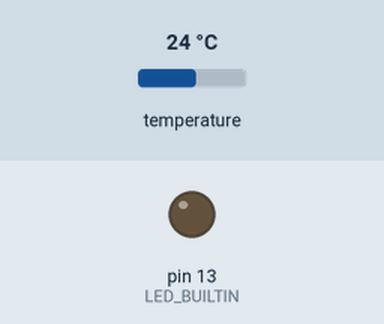
A program run on a simulated Arduino Nano, built with avr-gcc and run on an emulated ATmega328P. On the bench: output pins drawn as LEDs (lit = HIGH). Dashed ring = blinking. The test bench sets the inputs (shaded band); at power-on: temperature 24 °C. EEPROM starts erased; what the program prints to the serial monitor is not drawn.

Above: at 0.1 s.
At 1.9 s:
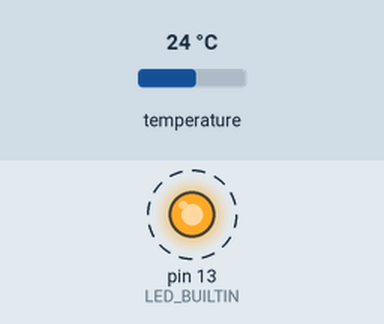
2.0 s: temperature set to 12 °C
4.7 s: temperature set to 19 °C
Timing chart, 0 to 13.7 s (numbered marks = the images above; inputs shaded):
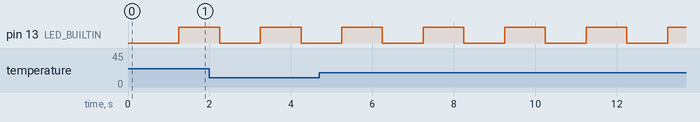

Measured:
- by itself, pin 13 (LED_BUILTIN): alternates HIGH for 1.0 s and LOW for 1.0 s

The program:

main.cpp
```cpp
#include <Arduino.h>
#include <EEPROM.h>
#include <OneWire.h>
#include <DallasTemperature.h>
#include "protocol.h"
#include "crypto_sha256.h"

// --- Hardware Pin Definitions ---
#define ONE_WIRE_BUS        2   // DS18B20 data line connected to Nano D2
#define EEPROM_COUNTER_ADDR 0   // 4 bytes for uint32_t counter

// --- Configuration ---
// 1 = Normal authenticated operation with real DS18B20 sensor
// 0 = Synthetic payload generator (use 0 for standalone testing before wiring sensor!)
#define MODE_REAL_SENSOR        1
#define ENABLE_BOOT_BENCHMARK   0   // Set 1 to print ASCII benchmark (disable when connected to Nucleo link)

// --- Setup OneWire and DallasTemperature ---
OneWire oneWire(ONE_WIRE_BUS);
DallasTemperature sensors(&oneWire);

// --- Runtime State ---
static uint32_t current_counter = 0;
static uint32_t packet_index = 0;
static unsigned long last_tx_time = 0;

// Benchmark function: measures average HMAC-SHA256 time over 100 runs
void run_hmac_benchmark() {
    uint8_t sample_payload[PROTOCOL_PAYLOAD_SIZE] = {0x01, 0x00, 0x00, 0x00, 0x01, 0x09, 0xC4};
    uint8_t digest[SHA256_DIGEST_SIZE];

    // Warm-up run
    hmac_sha256(PRE_SHARED_KEY, sizeof(PRE_SHARED_KEY), sample_payload, sizeof(sample_payload), digest);

    unsigned long t_start = micros();
    const int RUNS = 5;
    for (int i = 0; i < RUNS; ++i) {
        hmac_sha256(PRE_SHARED_KEY, sizeof(PRE_SHARED_KEY), sample_payload, sizeof(sample_payload), digest);
    }
    unsigned long t_total = micros() - t_start;
    float avg_us = (float)t_total / RUNS;

#if ENABLE_BOOT_BENCHMARK
    Serial.print(F("# BENCHMARK: Nano ATmega328P HMAC-SHA256 avg time: "));
    Serial.print(avg_us, 2);
    Serial.println(F(" us"));
#else
    (void)avg_us;
#endif
}

void setup() {
    // Initialize Hardware Serial at 115200 baud
    Serial.begin(115200);

    // Initialize EEPROM counter with anti-replay protection
    uint32_t stored_val = 0;
    EEPROM.get(EEPROM_COUNTER_ADDR, stored_val);

    // Check if EEPROM is fresh/erased (0xFFFFFFFF)
    if (stored_val == 0xFFFFFFFF || stored_val == 0) {
        current_counter = 100;
    } else {
        // Jump ahead by 100 so a reboot is never mistaken for a replay attack
        current_counter = stored_val + 100;
    }
    EEPROM.put(EEPROM_COUNTER_ADDR, current_counter);

    // Initialize on-board LED for visual TX heartbeat
    pinMode(LED_BUILTIN, OUTPUT);
    digitalWrite(LED_BUILTIN, LOW);

#if MODE_REAL_SENSOR
    // Initialize DS18B20 temperature sensor with external pull-up
    sensors.begin();
    int count = sensors.getDeviceCount();
    Serial.print(F("# ONEWIRE_DEVICES_FOUND: "));
    Serial.println(count);
    sensors.setResolution(10); // 10-bit resolution = ~187.5ms conversion time
    sensors.setWaitForConversion(true);
#endif

    // Run crypto benchmark on startup
    run_hmac_benchmark();

    // Allow brief settle time
    delay(500);
}

void loop() {
    unsigned long now = millis();

    // Transmit 1 packet per second (1 Hz)
    if (now - last_tx_time >= 1000) {
        last_tx_time = now;

        int16_t temp_raw = 0;

#if MODE_REAL_SENSOR
        // Request temperature conversion from DS18B20
        sensors.requestTemperatures();
        float temp_c = sensors.getTempCByIndex(0);

        // Check for sensor disconnect (-127.0 C or DEVICE_DISCONNECTED_C) or hardware fault
        if (temp_c == DEVICE_DISCONNECTED_C || temp_c < -55.0f || temp_c > 125.0f) {
            // Debug: print what the sensor returned so user can diagnose wiring
            Serial.print(F("# SENSOR_ERR: "));
            Serial.print(temp_c, 2);
            Serial.println(F(" C — check DQ wire on D2 and 4.7k pull-up"));
            digitalWrite(LED_BUILTIN, !digitalRead(LED_BUILTIN)); // still blink so user sees life
            return;
        }

        // DS18B20 power-on reset state check (+85.00 C scratchpad default)
        // If 85.0 C occurs as the very first read, wait for valid reading
        if (temp_c == 85.0f && packet_index == 0) {
            Serial.println(F("# SENSOR_BOOT: 85.0C power-on artifact, waiting..."));
            return;
        }

        temp_raw = (int16_t)roundf(temp_c * 100.0f);
#else
        // Synthetic mode: gentle oscillation around 24.0 C
        static float synthetic_c = 24.0f;
        temp_raw = (int16_t)(synthetic_c * 100.0f);
#endif

        // Increment monotonically increasing counter
        current_counter++;
        packet_index++;

        // Persist to EEPROM every 100 packets to preserve EEPROM write endurance
        if (packet_index % 100 == 0) {
            EEPROM.put(EEPROM_COUNTER_ADDR, current_counter);
        }

        // Build 7-byte authenticated payload: [NodeID 1B][Counter 4B][Temp 2B]
        uint8_t payload[PROTOCOL_PAYLOAD_SIZE];
        protocol_serialize_payload(PROTOCOL_DEFAULT_NODE_ID, current_counter, temp_raw, payload);

        // Compute HMAC-SHA256 over the 7-byte payload
        uint8_t full_digest[SHA256_DIGEST_SIZE];
        hmac_sha256(PRE_SHARED_KEY, sizeof(PRE_SHARED_KEY), payload, PROTOCOL_PAYLOAD_SIZE, full_digest);

        // Assemble full 16-byte wire packet
        Packet16 packet;
        packet.preamble = PROTOCOL_PREAMBLE;
        packet.node_id = PROTOCOL_DEFAULT_NODE_ID;
        packet.counter[0] = payload[1];
        packet.counter[1] = payload[2];
        packet.counter[2] = payload[3];
        packet.counter[3] = payload[4];
        packet.temp_raw[0] = payload[5];
        packet.temp_raw[1] = payload[6];

        // Truncate HMAC to first 8 bytes (64-bit tag)
        for (int i = 0; i < PROTOCOL_HMAC_SIZE; ++i) {
            packet.hmac[i] = full_digest[i];
        }

        // Transmit the 16 bytes over UART (D1 TX -> Voltage Divider -> Nucleo PA10 RX)
        Serial.write((const uint8_t *)&packet, sizeof(packet));
        Serial.flush();

        // Toggle on-board LED to indicate transmission heartbeat
        digitalWrite(LED_BUILTIN, !digitalRead(LED_BUILTIN));
    }
}
```

crypto_sha256.h
```cpp
#ifndef CRYPTO_SHA256_H
#define CRYPTO_SHA256_H

#include <stdint.h>
#include <stddef.h>

#ifdef __cplusplus
extern "C" {
#endif

#define SHA256_BLOCK_SIZE 64
#define SHA256_DIGEST_SIZE 32

typedef struct {
    uint8_t data[64];
    uint32_t datalen;
    uint64_t bitlen;
    uint32_t state[8];
} SHA256_CTX;

// Standard SHA-256 functions
void sha256_init(SHA256_CTX *ctx);
void sha256_update(SHA256_CTX *ctx, const uint8_t data[], size_t len);
void sha256_final(SHA256_CTX *ctx, uint8_t hash[]);

// One-shot HMAC-SHA256 function
// key: pointer to pre-shared key
// key_len: length of key in bytes
// msg: pointer to input message buffer
// msg_len: length of message in bytes
// out_tag: output buffer for HMAC (at least 32 bytes for full, or truncated as needed)
void hmac_sha256(const uint8_t *key, size_t key_len,
                 const uint8_t *msg, size_t msg_len,
                 uint8_t out_digest[SHA256_DIGEST_SIZE]);

// Constant-time comparison for HMAC tags (mitigates timing side-channel attacks)
// Returns 1 if identical, 0 if different.
uint8_t hmac_constant_time_equal(const uint8_t *a, const uint8_t *b, size_t len);

#ifdef __cplusplus
}
#endif

#endif // CRYPTO_SHA256_H
```

protocol.h
```cpp
#ifndef PROTOCOL_H
#define PROTOCOL_H

#include <stdint.h>
#include <stddef.h>

// --- Protocol Constants ---
#define PROTOCOL_PREAMBLE           0xAA
#define PROTOCOL_PACKET_SIZE        16
#define PROTOCOL_PAYLOAD_SIZE       7    // NodeID (1) + Counter (4) + Temp (2)
#define PROTOCOL_HMAC_SIZE          8    // Truncated 64-bit authentication tag
#define PROTOCOL_DEFAULT_NODE_ID    0x01

// Pre-Shared Secret Key (16 bytes = 128-bit key)
// Must be identical on Nano, Nucleo, and PC tools
static const uint8_t PRE_SHARED_KEY[16] = {
    0x2b, 0x7e, 0x15, 0x16, 0x28, 0xae, 0xd2, 0xa6,
    0xab, 0xf7, 0x15, 0x88, 0x09, 0xcf, 0x4f, 0x3c
};

// Physical plausibility boundaries
#define PLAUSIBILITY_TEMP_MIN_RAW   -1000   // -10.00 C
#define PLAUSIBILITY_TEMP_MAX_RAW    8500   // +85.00 C
#define PLAUSIBILITY_MAX_DELTA_C_S          5.0f   // Max 5.0 C change per second
#define PLAUSIBILITY_MAX_DELTA_RAW_PER_SEC  500    // Max 5.00 C/s in raw centi-degrees (integer arithmetic)

// Rate limiting parameters (on Nucleo verifier)
#define RATE_LIMIT_MAX_PKT_PER_SEC   5      // Max 5 packets per 1000 ms window

// Inter-byte framing timeout (discard partial frames if silence exceeds this)
#define INTER_BYTE_TIMEOUT_MS        20

// Wire Packet Structure (16 bytes packed)
#pragma pack(push, 1)
typedef struct {
    uint8_t preamble;       // 0xAA
    uint8_t node_id;        // Node ID (0x01)
    uint8_t counter[4];     // 32-bit counter, Big-Endian
    uint8_t temp_raw[2];    // 16-bit signed temp (C * 100), Big-Endian
    uint8_t hmac[8];        // Truncated HMAC-SHA256
} Packet16;
#pragma pack(pop)

// Helper: Serialize payload fields into 7-byte buffer for HMAC computation
inline void protocol_serialize_payload(uint8_t node_id, uint32_t counter, int16_t temp_raw, uint8_t out_payload[PROTOCOL_PAYLOAD_SIZE]) {
    out_payload[0] = node_id;
    // Counter in Big-Endian (Network Byte Order)
    out_payload[1] = (uint8_t)((counter >> 24) & 0xFF);
    out_payload[2] = (uint8_t)((counter >> 16) & 0xFF);
    out_payload[3] = (uint8_t)((counter >> 8) & 0xFF);
    out_payload[4] = (uint8_t)(counter & 0xFF);
    // Temp in Big-Endian
    uint16_t utemp = (uint16_t)temp_raw;
    out_payload[5] = (uint8_t)((utemp >> 8) & 0xFF);
    out_payload[6] = (uint8_t)(utemp & 0xFF);
}

// Helper: Deserialize counter from byte array
inline uint32_t protocol_parse_counter(const uint8_t bytes[4]) {
    return ((uint32_t)bytes[0] << 24) |
           ((uint32_t)bytes[1] << 16) |
           ((uint32_t)bytes[2] << 8)  |
           ((uint32_t)bytes[3]);
}

// Helper: Deserialize temperature from byte array
inline int16_t protocol_parse_temp(const uint8_t bytes[2]) {
    uint16_t utemp = ((uint16_t)bytes[0] << 8) | ((uint16_t)bytes[1]);
    return (int16_t)utemp;
}

#endif // PROTOCOL_H
```

crypto_sha256.cpp
```cpp
#include "crypto_sha256.h"
#include <string.h>

#if defined(__AVR__)
#include <avr/pgmspace.h>
#define SHA256_PROGMEM PROGMEM
#define READ_K(i) pgm_read_dword(&K[i])
#else
#define SHA256_PROGMEM
#define READ_K(i) (K[i])
#endif

// SHA-256 round constants (stored in Flash PROGMEM on AVR to save 256 bytes of precious SRAM)
static const uint32_t K[64] SHA256_PROGMEM = {
    0x428a2f98, 0x71374491, 0xb5c0fbcf, 0xe9b5dba5, 0x3956c25b, 0x59f111f1, 0x923f82a4, 0xab1c5ed5,
    0xd807aa98, 0x12835b01, 0x243185be, 0x550c7dc3, 0x72be5d74, 0x80deb1fe, 0x9bdc06a7, 0xc19bf174,
    0xe49b69c1, 0xefbe4786, 0x0fc19dc6, 0x240ca1cc, 0x2de92c6f, 0x4a7484aa, 0x5cb0a9dc, 0x76f988da,
    0x983e5152, 0xa831c66d, 0xb00327c8, 0xbf597fc7, 0xc6e00bf3, 0xd5a79147, 0x06ca6351, 0x14292967,
    0x27b70a85, 0x2e1b2138, 0x4d2c6dfc, 0x53380d13, 0x650a7354, 0x766a0abb, 0x81c2c92e, 0x92722c85,
    0xa2bfe8a1, 0xa81a664b, 0xc24b8b70, 0xc76c51a3, 0xd192e819, 0xd6990624, 0xf40e3585, 0x106aa070,
    0x19a4c116, 0x1e376c08, 0x2748774c, 0x34b0bcb5, 0x391c0cb3, 0x4ed8aa4a, 0x5b9cca4f, 0x682e6ff3,
    0x748f82ee, 0x78a5636f, 0x84c87814, 0x8cc70208, 0x90befffa, 0xa4506ceb, 0xbef9a3f7, 0xc67178f2
};

#define ROTRIGHT(a,b) (((a) >> (b)) | ((a) << (32-(b))))
#define CH(x,y,z) (((x) & (y)) ^ (~(x) & (z)))
#define MAJ(x,y,z) (((x) & (y)) ^ ((x) & (z)) ^ ((y) & (z)))
#define EP0(x) (ROTRIGHT(x,2) ^ ROTRIGHT(x,13) ^ ROTRIGHT(x,22))
#define EP1(x) (ROTRIGHT(x,6) ^ ROTRIGHT(x,11) ^ ROTRIGHT(x,25))
#define SIG0(x) (ROTRIGHT(x,7) ^ ROTRIGHT(x,18) ^ ((x) >> 3))
#define SIG1(x) (ROTRIGHT(x,17) ^ ROTRIGHT(x,19) ^ ((x) >> 10))

static void sha256_transform(SHA256_CTX *ctx, const uint8_t data[]) {
    uint32_t a, b, c, d, e, f, g, h, i, j, t1, t2, m[64];

    for (i = 0, j = 0; i < 16; ++i, j += 4) {
        m[i] = ((uint32_t)data[j] << 24) | ((uint32_t)data[j + 1] << 16) |
               ((uint32_t)data[j + 2] << 8) | ((uint32_t)data[j + 3]);
    }
    for (; i < 64; ++i) {
        m[i] = SIG1(m[i - 2]) + m[i - 7] + SIG0(m[i - 15]) + m[i - 16];
    }

    a = ctx->state[0];
    b = ctx->state[1];
    c = ctx->state[2];
    d = ctx->state[3];
    e = ctx->state[4];
    f = ctx->state[5];
    g = ctx->state[6];
    h = ctx->state[7];

    for (i = 0; i < 64; ++i) {
        t1 = h + EP1(e) + CH(e, f, g) + READ_K(i) + m[i];
        t2 = EP0(a) + MAJ(a, b, c);
        h = g;
        g = f;
        f = e;
        e = d + t1;
        d = c;
        c = b;
        b = a;
        a = t1 + t2;
    }

    ctx->state[0] += a;
    ctx->state[1] += b;
    ctx->state[2] += c;
    ctx->state[3] += d;
    ctx->state[4] += e;
    ctx->state[5] += f;
    ctx->state[6] += g;
    ctx->state[7] += h;
}

void sha256_init(SHA256_CTX *ctx) {
    ctx->datalen = 0;
    ctx->bitlen = 0;
    ctx->state[0] = 0x6a09e667;
    ctx->state[1] = 0xbb67ae85;
    ctx->state[2] = 0x3c6ef372;
    ctx->state[3] = 0xa54ff53a;
    ctx->state[4] = 0x510e527f;
    ctx->state[5] = 0x9b05688c;
    ctx->state[6] = 0x1f83d9ab;
    ctx->state[7] = 0x5be0cd19;
}

void sha256_update(SHA256_CTX *ctx, const uint8_t data[], size_t len) {
    for (size_t i = 0; i < len; ++i) {
        ctx->data[ctx->datalen] = data[i];
        ctx->datalen++;
        if (ctx->datalen == 64) {
            sha256_transform(ctx, ctx->data);
            ctx->bitlen += 512;
            ctx->datalen = 0;
        }
    }
}

void sha256_final(SHA256_CTX *ctx, uint8_t hash[]) {
    uint32_t i = ctx->datalen;

    // Pad whatever data is left in the buffer.
    if (ctx->datalen < 56) {
        ctx->data[i++] = 0x80;
        while (i < 56)
            ctx->data[i++] = 0x00;
    } else {
        ctx->data[i++] = 0x80;
        while (i < 64)
            ctx->data[i++] = 0x00;
        sha256_transform(ctx, ctx->data);
        memset(ctx->data, 0, 56);
    }

    // Append to the padding the total message's length in bits and transform.
    ctx->bitlen += (uint64_t)ctx->datalen * 8;
    ctx->data[63] = ctx->bitlen;
    ctx->data[62] = ctx->bitlen >> 8;
    ctx->data[61] = ctx->bitlen >> 16;
    ctx->data[60] = ctx->bitlen >> 24;
    ctx->data[59] = ctx->bitlen >> 32;
    ctx->data[58] = ctx->bitlen >> 40;
    ctx->data[57] = ctx->bitlen >> 48;
    ctx->data[56] = ctx->bitlen >> 56;
    sha256_transform(ctx, ctx->data);

    // Write state back as big-endian bytes
    for (i = 0; i < 4; ++i) {
        hash[i]      = (ctx->state[0] >> (24 - i * 8)) & 0x000000ff;
        hash[i + 4]  = (ctx->state[1] >> (24 - i * 8)) & 0x000000ff;
        hash[i + 8]  = (ctx->state[2] >> (24 - i * 8)) & 0x000000ff;
        hash[i + 12] = (ctx->state[3] >> (24 - i * 8)) & 0x000000ff;
        hash[i + 16] = (ctx->state[4] >> (24 - i * 8)) & 0x000000ff;
        hash[i + 20] = (ctx->state[5] >> (24 - i * 8)) & 0x000000ff;
        hash[i + 24] = (ctx->state[6] >> (24 - i * 8)) & 0x000000ff;
        hash[i + 28] = (ctx->state[7] >> (24 - i * 8)) & 0x000000ff;
    }
}

// Volatile secure zeroization helper to cleanse stack memory
static void secure_memzero(void *ptr, size_t len) {
    volatile uint8_t *p = (volatile uint8_t *)ptr;
    while (len--) {
        *p++ = 0;
    }
}

// RFC 2104 HMAC-SHA256
void hmac_sha256(const uint8_t *key, size_t key_len,
                 const uint8_t *msg, size_t msg_len,
                 uint8_t out_digest[SHA256_DIGEST_SIZE]) {
    uint8_t k_pad[SHA256_BLOCK_SIZE];
    uint8_t tk[SHA256_DIGEST_SIZE];
    SHA256_CTX ctx;

    if (key_len > SHA256_BLOCK_SIZE) {
        sha256_init(&ctx);
        sha256_update(&ctx, key, key_len);
        sha256_final(&ctx, tk);
        key = tk;
        key_len = SHA256_DIGEST_SIZE;
    }

    // Inner hash: H( (K ^ ipad) || msg )
    memset(k_pad, 0x36, SHA256_BLOCK_SIZE);
    for (size_t i = 0; i < key_len; ++i) {
        k_pad[i] ^= key[i];
    }
    sha256_init(&ctx);
    sha256_update(&ctx, k_pad, SHA256_BLOCK_SIZE);
    sha256_update(&ctx, msg, msg_len);
    sha256_final(&ctx, out_digest);

    // Outer hash: H( (K ^ opad) || inner_hash )
    memset(k_pad, 0x5c, SHA256_BLOCK_SIZE);
    for (size_t i = 0; i < key_len; ++i) {
        k_pad[i] ^= key[i];
    }
    sha256_init(&ctx);
    sha256_update(&ctx, k_pad, SHA256_BLOCK_SIZE);
    sha256_update(&ctx, out_digest, SHA256_DIGEST_SIZE);
    sha256_final(&ctx, out_digest);

    // Cleanse sensitive key material and intermediate state from stack
    secure_memzero(k_pad, sizeof(k_pad));
    secure_memzero(tk, sizeof(tk));
    secure_memzero(&ctx, sizeof(ctx));
}

// Constant-time tag comparison to prevent timing leaks
uint8_t hmac_constant_time_equal(const uint8_t *a, const uint8_t *b, size_t len) {
    volatile uint8_t diff = 0;
    for (size_t i = 0; i < len; ++i) {
        diff |= (a[i] ^ b[i]);
#if defined(__GNUC__) || defined(__clang__)
        __asm__ __volatile__("" : "+r"(diff) : : "memory");
#endif
    }
    return (diff == 0) ? 1 : 0;
}
```
